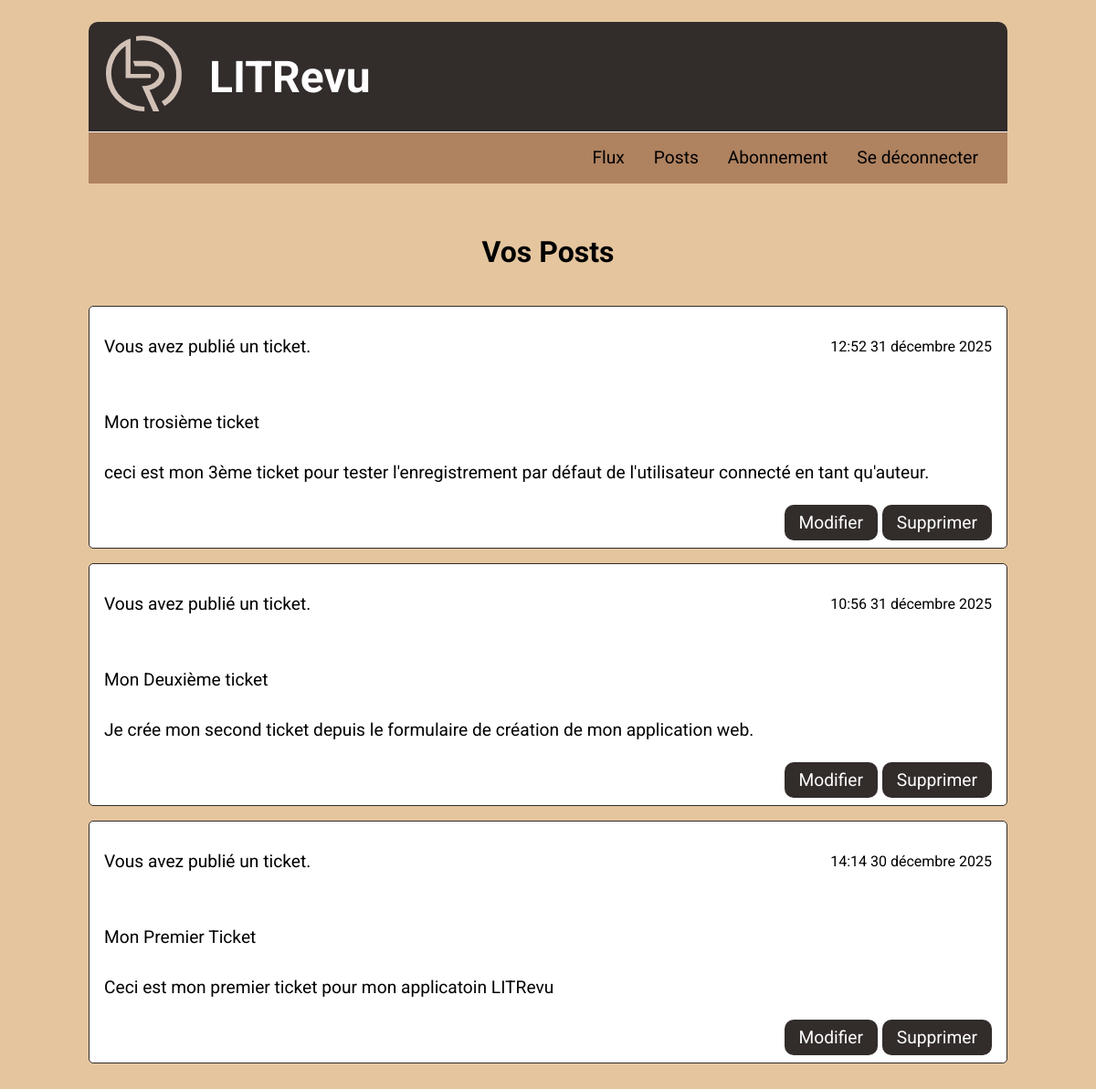
Page /tickets/ (signed in) on the earlier database version.
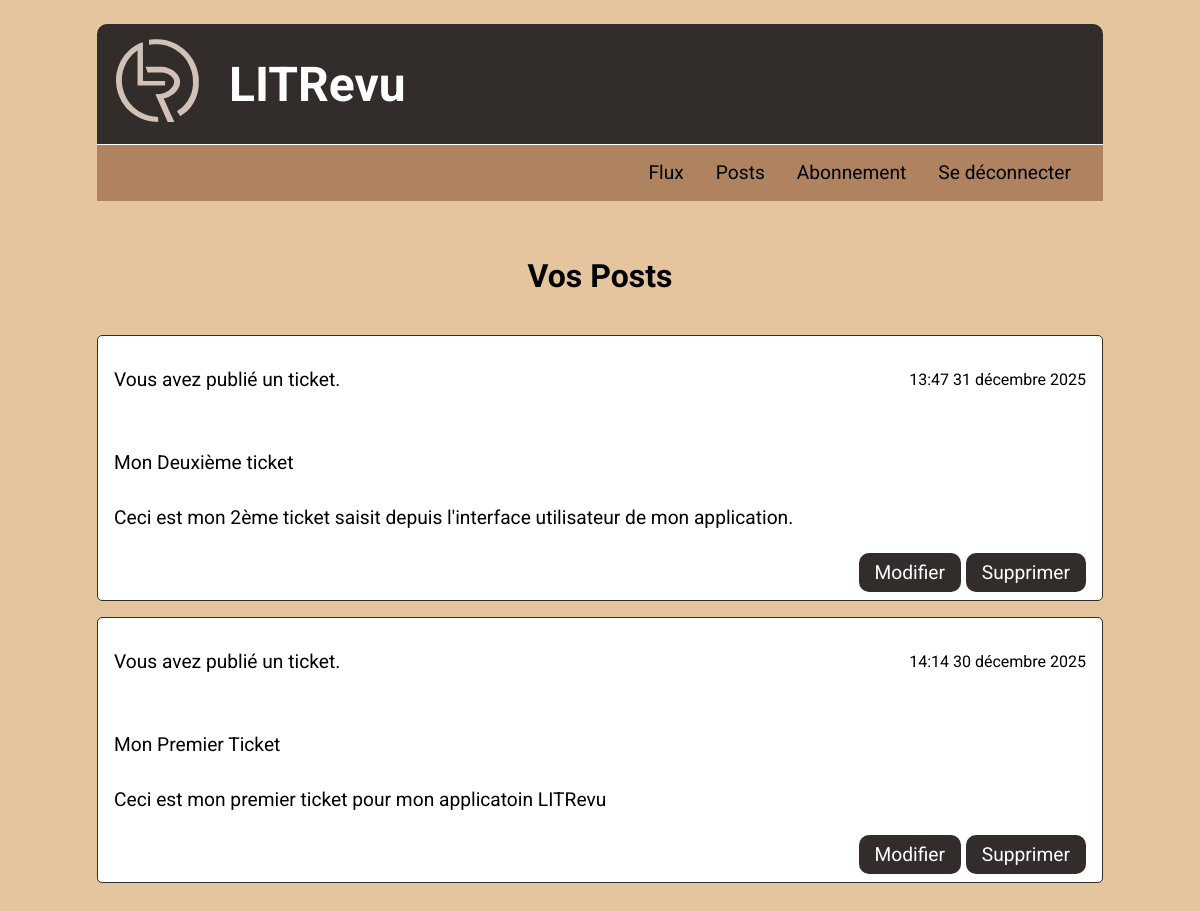
Same page on the later database version.
### flux/models.py (models this page shows, shortened)
class Ticket(models.Model):
    ticket = models.CharField(max_length=128)
    description = models.TextField(max_length=2048, blank=True)
    user = models.ForeignKey(to=settings.AUTH_USER_MODEL,
                             on_delete=models.CASCADE)
    image = models.ImageField(null=True, blank=True)
    time_created = models.DateTimeField(auto_now_add=True)
    @property
    def content_type(self):
        return "Ticket"

### flux/views.py (the view)
# urls.py: path('tickets/', flux.views.get_posts, name='tickets'),
@login_required
def get_posts(request):
    tickets = Ticket.objects.all()
    reviews = Review.objects.all()
    list_tickets: Iterable[Model] = tickets.filter(user=request.user)
    list_reviews: Iterable[Model] = reviews.filter(user=request.user)
    posts = sorted(
        chain(list_tickets, list_reviews),
        key=lambda obj: obj.time_created,
        reverse=True
    )
    return render(request, 'flux/tickets.html', context={'posts': posts})

### flux/templates/flux/tickets.html
{% extends 'base.html' %}
{% load static %}
{% block content %}
    <main class="main_tickets">
    <h2>Vos Posts</h2>
    <section class="block-articles">
        {% for post in posts %}
            <article>
                <div class="article_header">
                    <p>
                        {% if post.content_type == 'Ticket' %}
                            Vous avez publié un ticket.
                        {% else %}
                            Vous avez publié une critique.
                        {% endif %}
                    </p>
                    <p class="time_txt">
                        {{ post.time_created|date:"H:i d F Y" }}
                    </p>
                </div>
                {% if post.content_type == 'Ticket' %}
                    <p>{{ post.ticket }}</p>
                    <p>{{ post.description }}</p>
                {% else %}
                    <p>{{ post.headline }}</p>
                    <p>{{ post.body }}</p>
                {% endif %}
                <div class="btn-grp-action">
                    <a href="{% url 'ticket_edit' post.id %}"
                       class="update_link">Modifier</a>
                    <a href="{% url 'ticket_delete' post.id %}"
                       class="update_link">Supprimer</a>
                </div>
            </article>
        {% endfor %}
    </section>
    </main>
{% endblock %}

Differences in the rows shown:
removed Ticket: shows "Vous avez publié un ticket.", time_created "12:52 31 décembre 2025", ticket "Mon trosième ticket", description "ceci est mon 3ème ticket pour tester l'enregistrement par défaut de l'utilisateur connecté en tant qu'auteur."
removed Ticket: shows "Vous avez publié un ticket.", time_created "10:56 31 décembre 2025", ticket "Mon Deuxième ticket", description "Je crée mon second ticket depuis le formulaire de création de mon application web."
added Ticket: shows "Vous avez publié un ticket.", time_created "13:47 31 décembre 2025", ticket "Mon Deuxième ticket", description "Ceci est mon 2ème ticket saisit depuis l'interface utilisateur de mon application."
